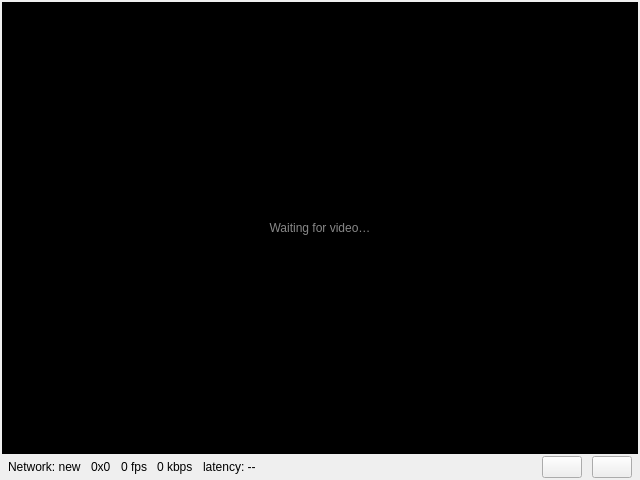
<?xml version="1.0" encoding="UTF-8"?>
<ui version="4.0">
 <class>FlightTileContents</class>
 <widget class="QWidget" name="FlightTileContents">
  <property name="geometry">
   <rect>
    <x>0</x>
    <y>0</y>
    <width>640</width>
    <height>480</height>
   </rect>
  </property>
  <layout class="QVBoxLayout" name="tileLayout">
   <property name="spacing">
    <number>2</number>
   </property>
   <property name="leftMargin">
    <number>2</number>
   </property>
   <property name="topMargin">
    <number>2</number>
   </property>
   <property name="rightMargin">
    <number>2</number>
   </property>
   <property name="bottomMargin">
    <number>2</number>
   </property>
   <item>
    <widget class="QLabel" name="videoLabel">
     <property name="sizePolicy">
      <sizepolicy hsizetype="Ignored" vsizetype="Ignored">
       <horstretch>1</horstretch>
       <verstretch>1</verstretch>
      </sizepolicy>
     </property>
     <property name="minimumSize">
      <size>
       <width>0</width>
       <height>0</height>
      </size>
     </property>
     <property name="text">
      <string>Waiting for video&#x2026;</string>
     </property>
     <property name="alignment">
      <set>Qt::AlignCenter</set>
     </property>
     <property name="styleSheet">
      <string notr="true">QLabel { background-color: black; color: #888; }</string>
     </property>
    </widget>
   </item>
   <item>
    <widget class="QFrame" name="statusStrip">
     <property name="sizePolicy">
      <sizepolicy hsizetype="Expanding" vsizetype="Fixed">
       <horstretch>0</horstretch>
       <verstretch>0</verstretch>
      </sizepolicy>
     </property>
     <property name="maximumSize">
      <size>
       <width>16777215</width>
       <height>28</height>
      </size>
     </property>
     <property name="frameShape">
      <enum>QFrame::NoFrame</enum>
     </property>
     <layout class="QHBoxLayout" name="statusLayout">
      <property name="spacing">
       <number>10</number>
      </property>
      <property name="leftMargin">
       <number>6</number>
      </property>
      <property name="topMargin">
       <number>0</number>
      </property>
      <property name="rightMargin">
       <number>6</number>
      </property>
      <property name="bottomMargin">
       <number>0</number>
      </property>
      <item>
       <widget class="QLabel" name="iceStateLabel">
        <property name="text">
         <string>Network: new</string>
        </property>
       </widget>
      </item>
      <item>
       <widget class="QLabel" name="resolutionLabel">
        <property name="text">
         <string>0x0</string>
        </property>
       </widget>
      </item>
      <item>
       <widget class="QLabel" name="fpsLabel">
        <property name="text">
         <string>0 fps</string>
        </property>
       </widget>
      </item>
      <item>
       <widget class="QLabel" name="bitrateLabel">
        <property name="text">
         <string>0 kbps</string>
        </property>
       </widget>
      </item>
      <item>
       <widget class="QLabel" name="latencyLabel">
        <property name="text">
         <string>latency: --</string>
        </property>
       </widget>
      </item>
      <item>
       <spacer name="statusSpacer">
        <property name="orientation">
         <enum>Qt::Horizontal</enum>
        </property>
        <property name="sizeHint" stdset="0">
         <size>
          <width>20</width>
          <height>10</height>
         </size>
        </property>
       </spacer>
      </item>
      <item>
       <widget class="QLabel" name="statusBadgeLabel">
        <property name="text">
         <string/>
        </property>
       </widget>
      </item>
      <item>
       <widget class="QPushButton" name="replayButton">
        <property name="toolTip">
         <string>Watch this feed's last recording.</string>
        </property>
       </widget>
      </item>
      <item>
       <widget class="QPushButton" name="recordButton">
        <property name="toolTip">
         <string>Record this feed: video, detections, telemetry and map.</string>
        </property>
       </widget>
      </item>
     </layout>
    </widget>
   </item>
  </layout>
 </widget>
 <resources/>
 <connections/>
</ui>
